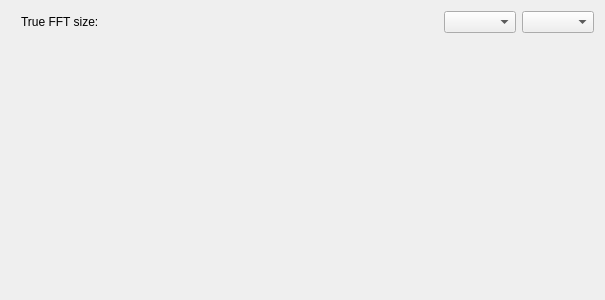
<?xml version="1.0" encoding="UTF-8"?>
<ui version="4.0">
 <author>
SPDX-FileCopyrightText: none
SPDX-License-Identifier: GPL-3.0-only OR LicenseRef-KDE-Accepted-GPL
 </author>
 <class>Spectrogram_UI</class>
 <widget class="QWidget" name="Spectrogram_UI">
  <property name="geometry">
   <rect>
    <x>0</x>
    <y>0</y>
    <width>605</width>
    <height>300</height>
   </rect>
  </property>
  <layout class="QGridLayout" name="gridLayout">
   <item row="0" column="5">
    <widget class="KComboBox" name="windowSize"/>
   </item>
   <item row="0" column="4">
    <widget class="KComboBox" name="windowFunction"/>
   </item>
   <item row="1" column="5">
    <spacer name="verticalSpacer">
     <property name="orientation">
      <enum>Qt::Vertical</enum>
     </property>
     <property name="sizeHint" stdset="0">
      <size>
       <width>20</width>
       <height>40</height>
      </size>
     </property>
    </spacer>
   </item>
   <item row="0" column="0">
    <spacer name="horizontalSpacer_2">
     <property name="orientation">
      <enum>Qt::Horizontal</enum>
     </property>
     <property name="sizeType">
      <enum>QSizePolicy::Fixed</enum>
     </property>
     <property name="sizeHint" stdset="0">
      <size>
       <width>10</width>
       <height>20</height>
      </size>
     </property>
    </spacer>
   </item>
   <item row="0" column="1">
    <widget class="QLabel" name="labelFFTSize">
     <property name="text">
      <string>True FFT size:</string>
     </property>
    </widget>
   </item>
   <item row="0" column="2">
    <widget class="QLabel" name="labelFFTSizeNumber">
     <property name="text">
      <string notr="true"/>
     </property>
    </widget>
   </item>
   <item row="0" column="3">
    <spacer name="horizontalSpacer_3">
     <property name="orientation">
      <enum>Qt::Horizontal</enum>
     </property>
     <property name="sizeHint" stdset="0">
      <size>
       <width>40</width>
       <height>20</height>
      </size>
     </property>
    </spacer>
   </item>
  </layout>
 </widget>
 <customwidgets>
  <customwidget>
   <class>KComboBox</class>
   <extends>QComboBox</extends>
   <header>kcombobox.h</header>
  </customwidget>
 </customwidgets>
 <resources/>
 <connections/>
</ui>
